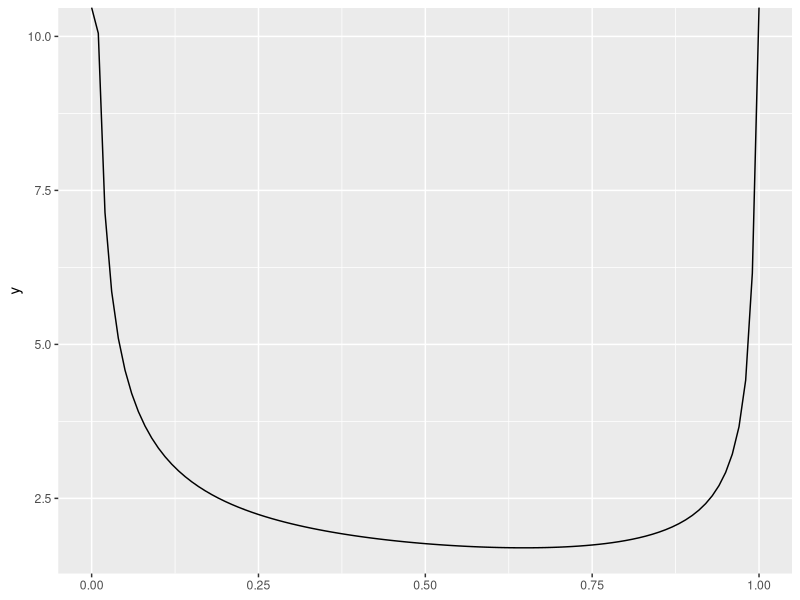

The R script that drew this image:
## ---- chunk 1
library(ggplot2)
knitr::opts_chunk$set(echo = TRUE)
set.seed(457367)
## ---- chunk 2
genera_valor_aleatorio <- function() {
  runif(1)
}

g<- function(x){
  ( exp(-(x^2)/(2)))/(sqrt(x*(1-x)))
}
## ---- chunk 3
n <- 1e6
valores_g <- replicate(n , {
  x <- genera_valor_aleatorio()
  g(x)
}
)
## ---- chunk 4
estimacion <- mean(valores_g)
## ---- chunk 5
probabilidad_cobertura <- 0.997
alfa <- 1 - probabilidad_cobertura
percentil<- qnorm(1 - alfa / 2)
error_estandar <- sqrt(var(valores_g)/n)
intervalo_confianza <- estimacion + c(-1,1) * error_estandar * percentil
## ---- chunk 6
genera_valor_aleatorio <- function() {
  runif(1)
}

pi<- pi
g<- function(x){
  ( exp(-(x^2)/(2)))/(sqrt(x*(1-x)))
}

n <- 1e4
coste_directo <- bench::mark({
  valores_g <- replicate(n, {
    x <- genera_valor_aleatorio()
    g(x)
  })
},
iterations = 10,
time_unit = "ms"
)$median

estimacion_directo <- mean(valores_g)
varianza_directo <- var(valores_g) / n

eficiencia_directo <- 1 / (varianza_directo * coste_directo)
## ---- chunk 7
genera_valores_antiteticas <- function() {
  runif(1)
}



g<- function(x){
  ( exp(-(x^2)/(2)))/(sqrt(x*(1-x)))
}
## ---- chunk 8
coste_antiteticas <- bench::mark({ # para ver cuanto tarda
  valores <- replicate(n / 2, {
    valores_antiteticos <- genera_valores_antiteticas()
    mean(g(valores_antiteticos)) # (xi + yi) / 2
  })
},
iterations = 10,
time_unit = "ms"
)$median
## ---- chunk 9
estimacion_antiteticas <- mean(valores)
varianza_antiteticas <- var(valores) / (n / 2) # Cuasivar muestral
eficiencia_antiteticas <- 1 / (varianza_antiteticas * coste_antiteticas)
## ---- chunk 10
knitr::kable(
  data.frame(
    `Método` = c("Directo", "Antitéticas"),
    `Estimación` = c(estimacion_directo, estimacion_antiteticas),
    Varianza = c(varianza_directo, varianza_antiteticas),
    Coste = c(coste_directo, coste_antiteticas),
    Eficiencia = c(eficiencia_directo, eficiencia_antiteticas)
  ),
  digits = 10
)
## ---- chunk 11
library(ggplot2)

ggplot2::ggplot() +
  geom_function(fun = g) +
  xlim(0, 1)
## ---- chunk 12
estratos <- data.frame(
  min = c(0, 1/2),
  max = c(1/2, 1),
  probabilidad = c(1/2, 1 / 2)
)
# Función que genera valores dentro de un estrato
genera_valor_en_estrato <- function(numero_estrato) {
  estrato <- estratos[numero_estrato, ]
  runif(1, min = estrato$min, max = estrato$max)
}
## ---- chunk 13
unidad_de_tiempo <- "ms"
n_estratos <- n * estratos$probabilidad
# Aseguramos valores enteros
n_estratos <- ceiling(n_estratos)
# Aseguramos al menos dos valores en cada estrato
n_estratos <- pmax(n_estratos, 2)

coste_estratificado_proporcional <- bench::mark(
  {
    valores <- lapply(
      seq_len(2), # (1,2), aplico la función 2 veces, una para cada estrato
      function(numero_estrato) {
        replicate(n_estratos[numero_estrato], {
          x <- genera_valor_en_estrato(numero_estrato)
          g(x)
        })
      }
    )
  },
  iterations = 10,
  time_unit = unidad_de_tiempo
)$median
## ---- chunk 14
estimacion_estratificado_proporcional <-
  weighted.mean(
    sapply(valores, mean),
    estratos$probabilidad
  )
varianza_estratificado_proporcional <-
  sum(estratos$probabilidad^2 * sapply(valores, var) / n_estratos)
eficiencia_estratificado_proporcional <-
  1 / (varianza_estratificado_proporcional *
    coste_estratificado_proporcional)
## ---- chunk 15
n_tanteo <- 100
n_produccion <- n - n_tanteo # Para que la cantidad total de valores generados sea igual en los tres métodos y, por tanto, su comparación tenga sentido

coste_estratificado_optimo <- bench::mark(
  {
    # Estimación de las varianzas de los estratos
    n_estratos <- pmax(
      ceiling(n_tanteo * estratos$probabilidad), # asignación proporcional para calcular la var
      2
    )
    valores <- lapply(
      seq_len(2),
      function(numero_estrato) {
        replicate(n_estratos[numero_estrato], {
          x <- genera_valor_en_estrato(numero_estrato)
          g(x)
        })
      }
    )

    # Cantidad óptima de valores en cada estrato
    sigmas <- sapply(valores, sd)
    n_estratos <-
      pmax(
        ceiling(n_produccion * estratos$probabilidad * sigmas /
          sum(estratos$probabilidad * sigmas)),
        2
      )

    # Generación de valores en cada estrato
    valores <- lapply(
      seq_len(2),
      function(numero_estrato) {
        replicate(n_estratos[numero_estrato], {
          x <- genera_valor_en_estrato(numero_estrato)
          g(x)
        })
      }
    )
  },
  iterations = 10,
  time_unit = unidad_de_tiempo
)$median
## ---- chunk 16
estimacion_estratificado_optimo <-
  weighted.mean(
    sapply(valores, mean),
    estratos$probabilidad
  )
varianza_estratificado_optimo <-
  sum(estratos$probabilidad^2 * sapply(valores, var) / n_estratos)
eficiencia_estratificado_optimo <-
  1 / (varianza_estratificado_optimo *
    coste_estratificado_optimo)
## ---- chunk 17
knitr::kable(
  data.frame(
    `Método` = c(
      "Directo",
     "Estratificado proporcional",
     "Estratificado óptimo"
    ),
    `Estimación` = c(
      estimacion_directo,
     estimacion_estratificado_proporcional,
     estimacion_estratificado_optimo
    ),
    Varianza = c(
      varianza_directo,
     varianza_estratificado_proporcional,
     varianza_estratificado_optimo
    ),
    Coste = c(
      coste_directo,
      coste_estratificado_proporcional,
      coste_estratificado_optimo
    ),
    Eficiencia = c(
      eficiencia_directo,
     eficiencia_estratificado_proporcional,
     eficiencia_estratificado_optimo
    )
  ),
  digits = 10
)
